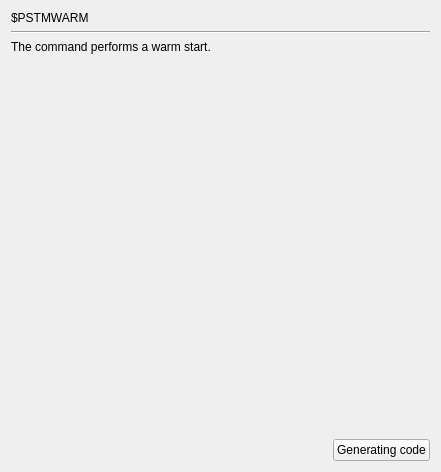
     <widget class="QWidget" name="page_PSTMWARM">
      <layout class="QGridLayout" name="gridLayout_11">
       <item row="0" column="0">
        <widget class="QLabel" name="label_47">
         <property name="text">
          <string>$PSTMWARM</string>
         </property>
        </widget>
       </item>
       <item row="1" column="0" colspan="3">
        <widget class="Line" name="line_7">
         <property name="orientation">
          <enum>Qt::Horizontal</enum>
         </property>
        </widget>
       </item>
       <item row="2" column="0" colspan="2">
        <widget class="QLabel" name="label_48">
         <property name="text">
          <string>The command performs a warm start.</string>
         </property>
        </widget>
       </item>
       <item row="3" column="2">
        <spacer name="verticalSpacer_11">
         <property name="orientation">
          <enum>Qt::Vertical</enum>
         </property>
         <property name="sizeHint" stdset="0">
          <size>
           <width>20</width>
           <height>379</height>
          </size>
         </property>
        </spacer>
       </item>
       <item row="4" column="1">
        <spacer name="horizontalSpacer_9">
         <property name="orientation">
          <enum>Qt::Horizontal</enum>
         </property>
         <property name="sizeHint" stdset="0">
          <size>
           <width>232</width>
           <height>20</height>
          </size>
         </property>
        </spacer>
       </item>
       <item row="4" column="2">
        <widget class="QPushButton" name="GC_PSTMWARM">
         <property name="text">
          <string>Generating code</string>
         </property>
        </widget>
       </item>
      </layout>
     </widget>
